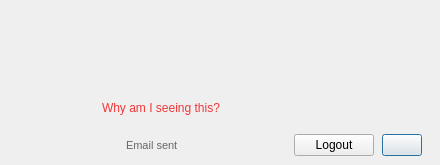
<?xml version="1.0" encoding="UTF-8"?>
<ui version="4.0">
 <class>VerifyEmailMessage</class>
 <widget class="QDialog" name="VerifyEmailMessage">
  <property name="geometry">
   <rect>
    <x>0</x>
    <y>0</y>
    <width>440</width>
    <height>165</height>
   </rect>
  </property>
  <property name="minimumSize">
   <size>
    <width>440</width>
    <height>165</height>
   </size>
  </property>
  <property name="maximumSize">
   <size>
    <width>440</width>
    <height>165</height>
   </size>
  </property>
  <property name="windowTitle">
   <string/>
  </property>
  <layout class="QVBoxLayout" name="verticalLayout_2">
   <property name="spacing">
    <number>0</number>
   </property>
   <property name="leftMargin">
    <number>0</number>
   </property>
   <property name="rightMargin">
    <number>0</number>
   </property>
   <property name="bottomMargin">
    <number>0</number>
   </property>
   <item>
    <layout class="QHBoxLayout" name="horizontalLayout_4">
     <property name="spacing">
      <number>22</number>
     </property>
     <property name="leftMargin">
      <number>20</number>
     </property>
     <property name="topMargin">
      <number>0</number>
     </property>
     <property name="rightMargin">
      <number>17</number>
     </property>
     <item>
      <widget class="QWidget" name="wWarning" native="true">
       <layout class="QVBoxLayout" name="verticalLayout_3">
        <property name="leftMargin">
         <number>0</number>
        </property>
        <property name="topMargin">
         <number>0</number>
        </property>
        <property name="rightMargin">
         <number>0</number>
        </property>
        <property name="bottomMargin">
         <number>0</number>
        </property>
        <item>
         <widget class="QToolButton" name="bWarning">
          <property name="minimumSize">
           <size>
            <width>60</width>
            <height>60</height>
           </size>
          </property>
          <property name="maximumSize">
           <size>
            <width>60</width>
            <height>60</height>
           </size>
          </property>
          <property name="styleSheet">
           <string notr="true">#bWarning
{
border: none;
}</string>
          </property>
          <property name="text">
           <string/>
          </property>
          <property name="iconSize">
           <size>
            <width>60</width>
            <height>60</height>
           </size>
          </property>
         </widget>
        </item>
        <item>
         <spacer name="verticalSpacer">
          <property name="orientation">
           <enum>Qt::Vertical</enum>
          </property>
          <property name="sizeHint" stdset="0">
           <size>
            <width>20</width>
            <height>40</height>
           </size>
          </property>
         </spacer>
        </item>
       </layout>
      </widget>
     </item>
     <item>
      <widget class="QWidget" name="wContainer" native="true">
       <layout class="QVBoxLayout" name="verticalLayout">
        <property name="leftMargin">
         <number>0</number>
        </property>
        <property name="topMargin">
         <number>0</number>
        </property>
        <property name="rightMargin">
         <number>0</number>
        </property>
        <property name="bottomMargin">
         <number>0</number>
        </property>
        <item>
         <widget class="QLabel" name="lVerifyEmailTitle">
          <property name="styleSheet">
           <string notr="true">#lVerifyEmailTitle
{
	color: rgba(0,0,0,0.85);
	font-family: &quot;SF Pro Text&quot;;
	font-size: 13px;
	font-weight: bold;
}</string>
          </property>
          <property name="text">
           <string/>
          </property>
          <property name="wordWrap">
           <bool>true</bool>
          </property>
         </widget>
        </item>
        <item>
         <widget class="QLabel" name="lVerifyEmailDesc">
          <property name="styleSheet">
           <string notr="true">#lVerifyEmailDesc
{
	color: rgba(0,0,0,0.85);
	font-family: &quot;SF Pro Text&quot;;
	font-size: 12px;
	line-height: 14px;
}</string>
          </property>
          <property name="text">
           <string/>
          </property>
          <property name="wordWrap">
           <bool>true</bool>
          </property>
         </widget>
        </item>
        <item>
         <widget class="QWidget" name="wWhySeenThis" native="true">
          <layout class="QHBoxLayout" name="horizontalLayout">
           <property name="leftMargin">
            <number>0</number>
           </property>
           <property name="topMargin">
            <number>0</number>
           </property>
           <property name="rightMargin">
            <number>0</number>
           </property>
           <property name="bottomMargin">
            <number>0</number>
           </property>
           <item>
            <widget class="QLabel" name="lWhySeenThis">
             <property name="cursor">
              <cursorShape>PointingHandCursor</cursorShape>
             </property>
             <property name="styleSheet">
              <string notr="true">#lWhySeenThis
{
    border: none;
	color: #F0373A;
	font-family: &quot;Segoe UI&quot;;
	font-size: 12px;
	line-height: 20px;
}</string>
             </property>
             <property name="text">
              <string>Why am I seeing this?</string>
             </property>
            </widget>
           </item>
           <item>
            <spacer name="horizontalSpacer">
             <property name="orientation">
              <enum>Qt::Horizontal</enum>
             </property>
             <property name="sizeHint" stdset="0">
              <size>
               <width>40</width>
               <height>20</height>
              </size>
             </property>
            </spacer>
           </item>
          </layout>
         </widget>
        </item>
       </layout>
      </widget>
     </item>
    </layout>
   </item>
   <item>
    <widget class="QWidget" name="wButtons" native="true">
     <layout class="QHBoxLayout" name="horizontalLayout_3">
      <property name="spacing">
       <number>8</number>
      </property>
      <property name="leftMargin">
       <number>18</number>
      </property>
      <property name="rightMargin">
       <number>18</number>
      </property>
      <item>
       <spacer name="horizontalSpacer_3">
        <property name="orientation">
         <enum>Qt::Horizontal</enum>
        </property>
        <property name="sizeHint" stdset="0">
         <size>
          <width>50</width>
          <height>20</height>
         </size>
        </property>
       </spacer>
      </item>
      <item>
       <widget class="QLabel" name="lEmailSent">
        <property name="styleSheet">
         <string notr="true">#lEmailSent
{
	color: #666666;
	font-family: &quot;SF Pro Text&quot;;
	font-size: 11px;
	line-height: 13px;
}</string>
        </property>
        <property name="text">
         <string>Email sent</string>
        </property>
       </widget>
      </item>
      <item>
       <spacer name="horizontalSpacer_2">
        <property name="orientation">
         <enum>Qt::Horizontal</enum>
        </property>
        <property name="sizeHint" stdset="0">
         <size>
          <width>1</width>
          <height>20</height>
         </size>
        </property>
       </spacer>
      </item>
      <item>
       <widget class="QPushButton" name="bLogout">
        <property name="text">
         <string>Logout</string>
        </property>
       </widget>
      </item>
      <item>
       <widget class="QPushButton" name="bResendEmail">
        <property name="text">
         <string/>
        </property>
        <property name="default">
         <bool>true</bool>
        </property>
       </widget>
      </item>
     </layout>
    </widget>
   </item>
  </layout>
 </widget>
 <resources/>
 <connections/>
</ui>
